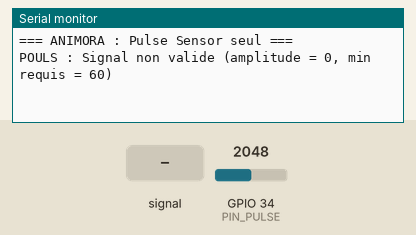
This sketch was run on a simulated ESP32. Shown: the last lines printed to the serial monitor. The inputs (shaded band) are chosen by the test bench; at power-on: GPIO 34 (PIN_PULSE) = 2048 (analog values on the 0–4095 scale).

Above: at 1.7 s.
1.8 s: GPIO 34 (PIN_PULSE) fed a 200 Hz sine of ±327 counts around its level
At 2.8 s:
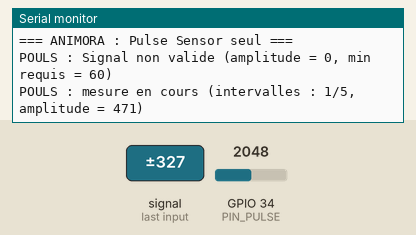
4.5 s: GPIO 34 (PIN_PULSE) set to 1460
At 5.8 s:
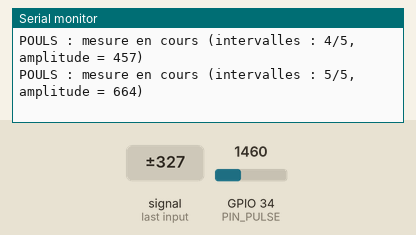
6.0 s: GPIO 34 (PIN_PULSE) fed a 1000 Hz sine of ±1023 counts around its level
At 8.7 s:
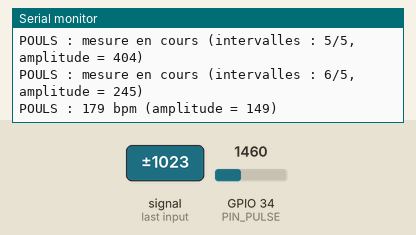
9.0 s: GPIO 34 (PIN_PULSE) set to 1540
At 9.5 s:
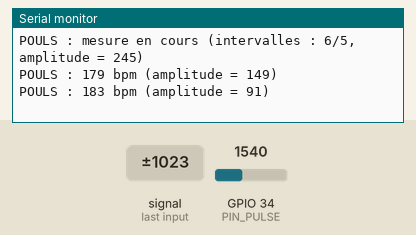
Timing chart, 0 to 11.5 s (numbered marks = the images above; inputs shaded):
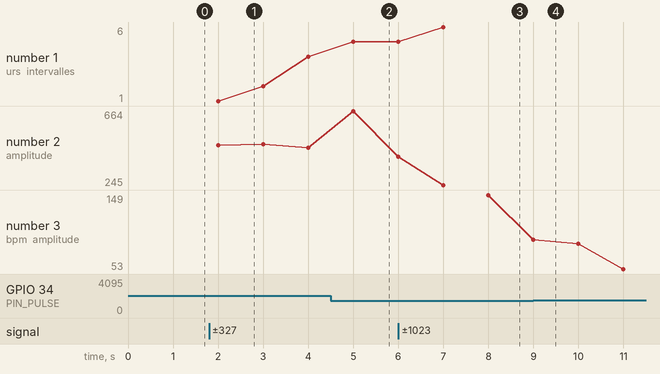

The sketch:

codelm35mrgl.ino
```cpp
// ANIMORA : pouls (Pulse Sensor) seul sur ESP32
//
// Cablage :
//   Pulse sensor : S -> GPIO34, + -> 3V3, - -> GND
//
// Serial Monitor : 115200 baud
// Mettre PLOTTER_MODE a true pour voir la courbe dans le Serial Plotter.

#define PIN_PULSE 34

const bool PLOTTER_MODE = false;

// ---------- Reglages pouls ----------
const float AMP_MIN   = 60.0;    // amplitude minimale du signal pour etre valide
const int   IBI_N     = 8;       // nombre d'intervalles memorises
const int   MIN_BEATS = 5;       // intervalles necessaires avant de calculer le BPM
const float BPM_MIN   = 40.0;
const float BPM_MAX   = 220.0;

const unsigned long PRINT_INTERVAL = 1000;

// ----- Pouls -----
float pulseFilt = 0, pulseBase = 0;
float sigMax = 0, sigMin = 0, amp = 0, rawAvg = 0;
bool pulseAbove = false, pulseInit = false;
unsigned long lastBeat = 0, lastPulseRead = 0;
unsigned long ibiHist[IBI_N];
int ibiCount = 0, ibiIdx = 0;
float meanIbi = 0;
float bpm = 0;
bool pulseValid = false;
bool lowAmp = false;
unsigned long lowAmpSince = 0;

unsigned long lastPrint = 0;

// ====================== POULS ======================
void resetPulse() {
  ibiCount = 0;
  ibiIdx = 0;
  meanIbi = 0;
  bpm = 0;
  pulseValid = false;
}

void computeBpm() {
  unsigned long tmp[IBI_N];
  int n = ibiCount;
  for (int i = 0; i < n; i++) tmp[i] = ibiHist[i];

  // tri des intervalles
  for (int i = 1; i < n; i++) {
    unsigned long v = tmp[i];
    int j = i - 1;
    while (j >= 0 && tmp[j] > v) { tmp[j + 1] = tmp[j]; j--; }
    tmp[j + 1] = v;
  }

  // moyenne des intervalles proches de la mediane (elimine les aberrations)
  float median = tmp[n / 2];
  float sum = 0;
  int k = 0;
  for (int i = 0; i < n; i++) {
    if (fabs((float)tmp[i] - median) <= 0.3f * median) {
      sum += tmp[i];
      k++;
    }
  }

  if (k >= MIN_BEATS - 1) {
    float mean = sum / k;
    float inst = 60000.0f / mean;
    if (inst >= BPM_MIN && inst <= BPM_MAX) {
      meanIbi = mean;
      bpm = inst;
      pulseValid = true;
      return;
    }
  }
  bpm = 0;
  pulseValid = false;
}

void readPulse() {
  unsigned long now = millis();
  if (now - lastPulseRead < 10) return;
  lastPulseRead = now;

  analogRead(PIN_PULSE);                       // lecture a vide (stabilisation)

  long sum = 0;
  for (int i = 0; i < 8; i++) sum += analogRead(PIN_PULSE);
  rawAvg = sum / 8.0f;

  if (!pulseInit) {
    pulseFilt = rawAvg;
    pulseBase = rawAvg;
    pulseInit = true;
  }

  pulseFilt = 0.7f * pulseFilt + 0.3f * rawAvg;          // lissage
  pulseBase = 0.99f * pulseBase + 0.01f * pulseFilt;     // ligne de base lente
  float sig = pulseFilt - pulseBase;

  sigMax = max(sig, sigMax * 0.995f);
  sigMin = min(sig, sigMin * 0.995f);
  amp = sigMax - sigMin;

  float threshold = sigMin + 0.5f * amp;

  if (PLOTTER_MODE) {
    Serial.print("Signal:"); Serial.print(sig, 1);
    Serial.print(",Seuil:"); Serial.println(threshold, 1);
  }

  // signal trop faible : pas de doigt / mauvais contact
  if (amp < AMP_MIN) {
    if (!lowAmp) {
      lowAmp = true;
      lowAmpSince = now;
    } else if (now - lowAmpSince > 1500) {
      resetPulse();
    }
    pulseAbove = false;
    return;
  }
  lowAmp = false;

  bool above = sig > threshold;

  unsigned long minGap = 300;
  if (meanIbi > 0 && 0.5f * meanIbi > minGap) minGap = (unsigned long)(0.5f * meanIbi);

  // detection d'un battement (front montant)
  if (above && !pulseAbove && (now - lastBeat) > minGap) {
    unsigned long ibi = now - lastBeat;
    lastBeat = now;

    if (ibi <= 1800) {
      ibiHist[ibiIdx] = ibi;
      ibiIdx = (ibiIdx + 1) % IBI_N;
      if (ibiCount < IBI_N) ibiCount++;
      if (ibiCount >= MIN_BEATS) computeBpm();
    }
  }
  pulseAbove = above;

  // aucun battement depuis 4 s : on remet a zero
  if (now - lastBeat > 4000) {
    resetPulse();
  }
}

// ====================== AFFICHAGE ======================
void printData() {
  Serial.print("POULS : ");
  if (pulseValid) {
    Serial.print(bpm, 0);
    Serial.print(" bpm (amplitude = ");
    Serial.print(amp, 0);
    Serial.println(")");
  } else if (amp < AMP_MIN) {
    Serial.print("Signal non valide (amplitude = ");
    Serial.print(amp, 0);
    Serial.print(", min requis = ");
    Serial.print(AMP_MIN, 0);
    Serial.println(")");
  } else {
    Serial.print("mesure en cours (intervalles : ");
    Serial.print(ibiCount);
    Serial.print("/");
    Serial.print(MIN_BEATS);
    Serial.print(", amplitude = ");
    Serial.print(amp, 0);
    Serial.println(")");
  }
}

// ====================== SETUP / LOOP ======================
void setup() {
  Serial.begin(115200);
  delay(500);
  if (!PLOTTER_MODE) Serial.println("\n=== ANIMORA : Pulse Sensor seul ===");

  analogReadResolution(12);
  analogSetPinAttenuation(PIN_PULSE, ADC_11db);
}

void loop() {
  readPulse();
  delay(1);

  if (!PLOTTER_MODE && millis() - lastPrint >= PRINT_INTERVAL) {
    lastPrint = millis();
    printData();
  }
}
```

Measured:
- after the input at 1.8 s, the serial monitor: prints a new line after 0.20 s (image 1)
- after the input at 4.5 s, the serial monitor: prints a new line after 0.50 s (image 2)
- after the input at 6.0 s, the serial monitor: prints a new line after 1.0 s (image 3)
- plotted number 1: 5 → 6 after the input at 6.0 s
- plotted number 2: 457 → 664 after the input at 4.5 s
- plotted number 3: 149 → 53 after the input at 9.0 s
